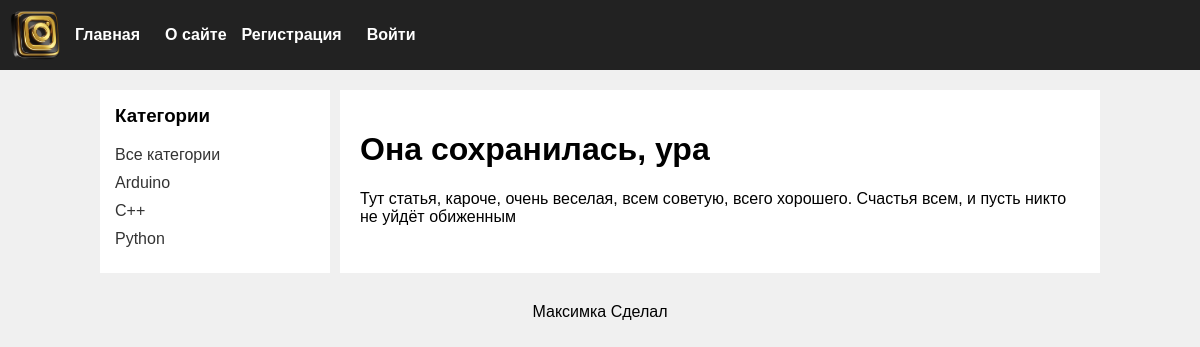
Page /post/trader/ on the committed database.
### main_blog/models.py (models this page shows, shortened)
class Category(models.Model):
    name = models.CharField(max_length=200, db_index=True)
    slug = models.SlugField(max_length=200, db_index=True, verbose_name='URL', blank=True)
    def get_absolute_url(self):
        if self.slug:
            return reverse('category', kwargs={'cat_slug': self.slug})
        return  reverse('category', kwargs={'cat_slug': self.slug})
    class Meta:
        verbose_name = "Категория"
        verbose_name_plural = "Категории"
        ordering = ['id']

class Article(models.Model):
    title = models.CharField(max_length=200, verbose_name='Заголовок')
    slug = models.SlugField(max_length=200, db_index=True, verbose_name='URL', blank=True)
    content = models.TextField(blank=True, verbose_name='Содержание')
    photo = models.ImageField(upload_to='article/%Y/%m', verbose_name='Фото')
    time_created = models.DateTimeField(auto_now_add=True)
    time_updated = models.DateTimeField(auto_now=True)
    is_published = models.BooleanField(default=False)
    cat = models.ForeignKey('Category', on_delete=models.PROTECT)
    def __str__(self):
        return self.title
    class Meta:
        verbose_name = "Статья"
        verbose_name_plural = "Статьи"
        ordering = ['-time_created', 'title'] #сортируем по времени создания, а если время одно, то алфавит

### main_blog/views.py (the view)
# urls.py: path('post/<slug:post_slug>/', ShowPost.as_view(), name='post'),
class ShowPost(DataMixin, DetailView):
    model = Article
    template_name = 'main_blog/post.html'
    slug_url_kwarg = 'post_slug'
    context_object_name = 'post'
    def get_context_data(self, object_list=None, **kwargs):
        context = super().get_context_data(**kwargs)
        c_def = self.get_user_context(title=context['post'])
        return dict(list(context.items()) + list(c_def.items()))

### main_blog/utils.py (called while the page is built)
    def get_user_context(self, **kwargs):
        context = kwargs
        cats = Category.objects.annotate(Count('article'))
        user_menu = menu.copy()
        if not self.request.user.is_authenticated:
            user_menu.pop(1)
        context['menu'] = user_menu
        context['cats'] = cats
        if 'cat_selected' not in context:
            context['cat_selected'] = 0
        return context

### main_blog/templates/main_blog/post.html (shortened to what this page needs)
{% extends 'main_blog/base.html' %}
{% block content%}
<h1> {{ post.title }}</h1>
{{ post.content|linebreaks}}
{% endblock %}

### main_blog/templates/main_blog/base.html (shortened to what this page needs)
{% load static %}
{% load blog_tags %}
<html lang="ru">
<head>
    <link rel="stylesheet" href="{% static 'main_blog/css/style.css' %}">
</head>
<body>
<header>
    <a href="{% url 'home' %}">
        <img src="{% static 'main_blog/image/logo.png' %}">
    </a>
    <nav>
    <div class="left">
        {% for m in menu %}
            <a href="{% url m.url_name %}">{{ m.title }}</a>
        {% endfor %}
    </div>
    <div class="right">
        {% if request.user.is_authenticated %}
            <span>{{ user.username }}</span> |
            <a href="{% url 'logout' %}">Выйти</a>
        {% else %}
            <a href="{% url 'register' %}">Регистрация</a>
            <a href="{% url 'login' %}">Войти</a>
        {% endif %}
    </div>
</nav>
</header>
<div class="main">
    <div class="sidebar">
        {% load cache %}
        <h3>Категории</h3>
        <a href="{% url 'home' %}">Все категории</a>
        {% cache 60 sidebar %}
        {% for c in cats %}
            {% if c.article__count > 0 %}
            <a href="{{ c.get_absolute_url }}">{{ c.name }}</a>
        {% endif %}
        {% endfor %}
        {% endcache %}
    </div>
    <div class="content">
        {% block content %}
        {% endblock %}
    </div>
</div>
<footer>
    Максимка Сделал
</footer>
</body>
</html>

### main_blog/static/main_blog/css/style.css (style rules this page uses)
body { margin: 0; font-family: Arial; background: #f0f0f0; }
header { background: #222; color: white; padding: 10px; display: flex; align-items: center; }
header img { height: 50px; margin-right: 15px; }
nav a { color: white; margin-right: 15px; text-decoration: none; font-weight: bold; }
.main { display: flex; width: 1000px; margin: auto; margin-top: 20px; }
.sidebar { width: 200px; background: white; padding: 15px; }
.sidebar h3 { margin-top: 0; }
.sidebar a { display: block; margin-bottom: 10px; text-decoration: none; color: #333; }
.content { flex: 1; background: white; padding: 20px; margin-left: 10px; }
footer { text-align: center; margin-top: 20px; padding: 10px; }
nav { display: flex; justify-content: space-between; align-items: center; }
nav .left, nav .right { display: flex; gap: 10px; }

### rows in the picture
Category: name "Arduino"
Category: name "C++"
Category: name "Python"
Article: title "Она сохранилась, ура", content "Тут статья, кароче, очень веселая, всем советую, всего хорошего. Счастья всем, и пусть никто не уйдёт обиженным"

### other values in the picture
{{ m.title }} "Главная" "О сайте"
